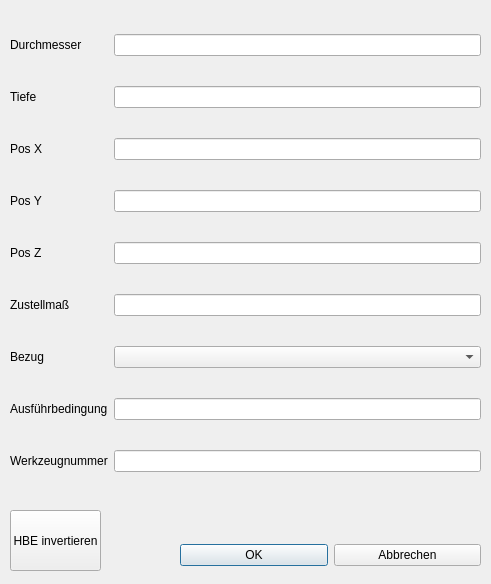
<?xml version="1.0" encoding="UTF-8"?>
<ui version="4.0">
 <class>Dialog_bearb_bohrung</class>
 <widget class="QDialog" name="Dialog_bearb_bohrung">
  <property name="geometry">
   <rect>
    <x>0</x>
    <y>0</y>
    <width>491</width>
    <height>584</height>
   </rect>
  </property>
  <property name="windowTitle">
   <string>Dialog</string>
  </property>
  <widget class="QWidget" name="layoutWidget">
   <property name="geometry">
    <rect>
     <x>180</x>
     <y>540</y>
     <width>301</width>
     <height>31</height>
    </rect>
   </property>
   <layout class="QHBoxLayout" name="horizontalLayout">
    <item>
     <widget class="QPushButton" name="btn_ok">
      <property name="text">
       <string>OK</string>
      </property>
     </widget>
    </item>
    <item>
     <widget class="QPushButton" name="btn_abbrechen">
      <property name="text">
       <string>Abbrechen</string>
      </property>
     </widget>
    </item>
   </layout>
  </widget>
  <widget class="QWidget" name="layoutWidget_2">
   <property name="geometry">
    <rect>
     <x>10</x>
     <y>10</y>
     <width>471</width>
     <height>491</height>
    </rect>
   </property>
   <layout class="QGridLayout" name="gridLayout">
    <item row="7" column="1">
     <widget class="QLineEdit" name="lineEdit_afb"/>
    </item>
    <item row="2" column="0">
     <widget class="QLabel" name="label_4">
      <property name="text">
       <string>Pos X</string>
      </property>
     </widget>
    </item>
    <item row="4" column="0">
     <widget class="QLabel" name="label_6">
      <property name="text">
       <string>Pos Z</string>
      </property>
     </widget>
    </item>
    <item row="7" column="0">
     <widget class="QLabel" name="label_12">
      <property name="text">
       <string>Ausführbedingung</string>
      </property>
     </widget>
    </item>
    <item row="0" column="0">
     <widget class="QLabel" name="label">
      <property name="text">
       <string>Durchmesser</string>
      </property>
     </widget>
    </item>
    <item row="5" column="0">
     <widget class="QLabel" name="label_9">
      <property name="text">
       <string>Zustellmaß</string>
      </property>
     </widget>
    </item>
    <item row="8" column="1">
     <widget class="QLineEdit" name="lineEdit_wkz"/>
    </item>
    <item row="1" column="1">
     <widget class="QLineEdit" name="lineEdit_ti"/>
    </item>
    <item row="8" column="0">
     <widget class="QLabel" name="label_13">
      <property name="text">
       <string>Werkzeugnummer</string>
      </property>
     </widget>
    </item>
    <item row="0" column="1">
     <widget class="QLineEdit" name="lineEdit_dm"/>
    </item>
    <item row="3" column="1">
     <widget class="QLineEdit" name="lineEdit_y"/>
    </item>
    <item row="1" column="0">
     <widget class="QLabel" name="label_3">
      <property name="text">
       <string>Tiefe</string>
      </property>
     </widget>
    </item>
    <item row="6" column="1">
     <widget class="QComboBox" name="comboBox_bezug"/>
    </item>
    <item row="5" column="1">
     <widget class="QLineEdit" name="lineEdit_zust"/>
    </item>
    <item row="4" column="1">
     <widget class="QLineEdit" name="lineEdit_z"/>
    </item>
    <item row="3" column="0">
     <widget class="QLabel" name="label_5">
      <property name="text">
       <string>Pos Y</string>
      </property>
     </widget>
    </item>
    <item row="2" column="1">
     <widget class="QLineEdit" name="lineEdit_x"/>
    </item>
    <item row="6" column="0">
     <widget class="QLabel" name="label_11">
      <property name="text">
       <string>Bezug</string>
      </property>
     </widget>
    </item>
   </layout>
  </widget>
  <widget class="QPushButton" name="pushButton_invert">
   <property name="geometry">
    <rect>
     <x>10</x>
     <y>510</y>
     <width>91</width>
     <height>61</height>
    </rect>
   </property>
   <property name="text">
    <string>HBE invertieren</string>
   </property>
  </widget>
 </widget>
 <tabstops>
  <tabstop>lineEdit_dm</tabstop>
  <tabstop>lineEdit_ti</tabstop>
  <tabstop>lineEdit_x</tabstop>
  <tabstop>lineEdit_y</tabstop>
  <tabstop>lineEdit_z</tabstop>
  <tabstop>lineEdit_zust</tabstop>
  <tabstop>comboBox_bezug</tabstop>
  <tabstop>lineEdit_afb</tabstop>
  <tabstop>lineEdit_wkz</tabstop>
  <tabstop>btn_ok</tabstop>
  <tabstop>btn_abbrechen</tabstop>
 </tabstops>
 <resources/>
 <connections/>
</ui>
